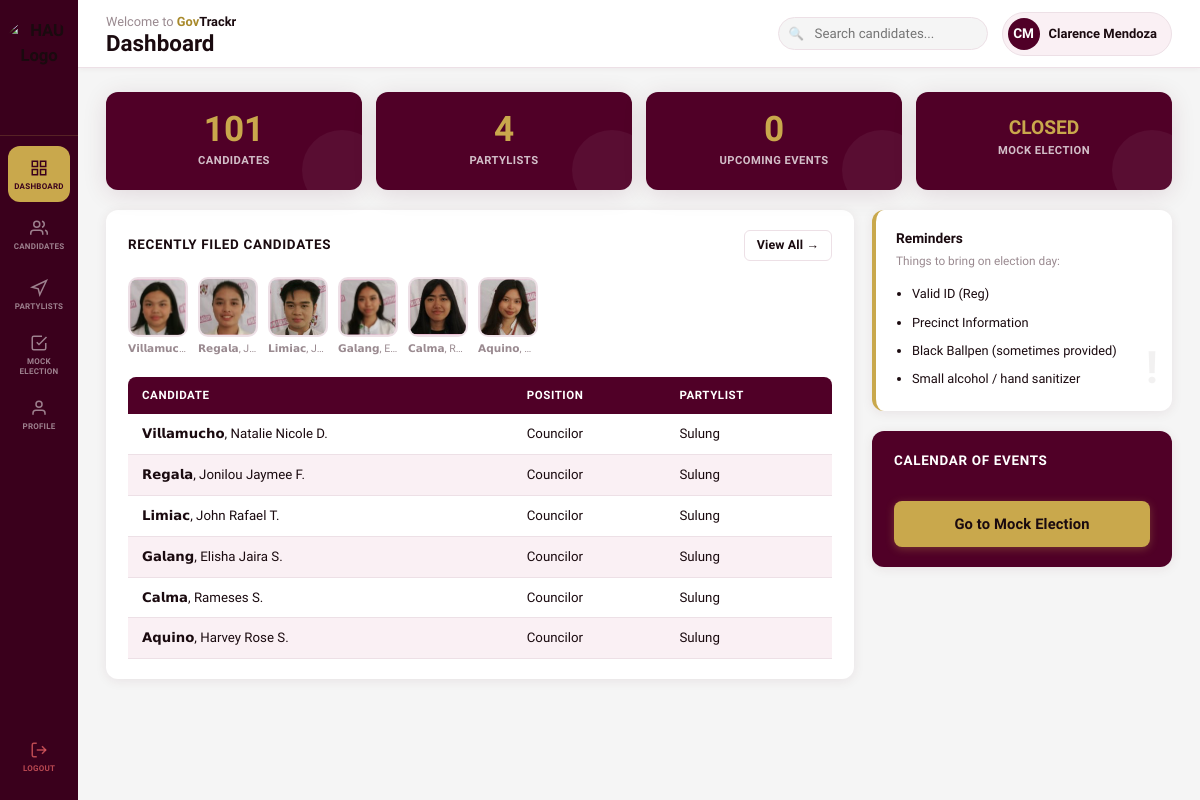
The app's page /dashboard.php (signed in) with its own data.
### tables this page shows
CREATE TABLE `candidates` (
  `id` int(11) NOT NULL AUTO_INCREMENT,
  `full_name` varchar(150) NOT NULL,
  `position` varchar(100) NOT NULL,
  `college` varchar(150) DEFAULT NULL,
  `partylist_id` int(11) DEFAULT NULL,
  `photo` varchar(255) DEFAULT NULL,
  `bio` text DEFAULT NULL,
  `platform` text DEFAULT NULL,
  `year_level` varchar(20) DEFAULT NULL,
  `course` varchar(100) DEFAULT NULL,
  `created_at` timestamp NOT NULL DEFAULT current_timestamp(),
  PRIMARY KEY (`id`),
  KEY `partylist_id` (`partylist_id`)
);

CREATE TABLE `partylists` (
  `id` int(11) NOT NULL AUTO_INCREMENT,
  `name` varchar(120) NOT NULL,
  `description` text DEFAULT NULL,
  `logo` varchar(255) DEFAULT NULL,
  `created_at` timestamp NOT NULL DEFAULT current_timestamp(),
  PRIMARY KEY (`id`)
);

### dashboard.php (the view, shortened to what this page needs)
<?php
$conn = getDatabaseConnection();
$recent_cands = $conn->query("
    SELECT c.id, c.full_name, c.position, c.photo, p.name AS partylist
    FROM   candidates c
    LEFT JOIN partylists p ON c.partylist_id = p.id
    ORDER BY c.created_at DESC
    LIMIT 6
");
?>
<!DOCTYPE html>
<html lang="en">
<head>
    <link rel="stylesheet" href="css/styles.css">
</head>
<body class="dash-body">
<?php include 'includes/sidebar.php'; ?>
<div style="flex:1; display:flex; flex-direction:column;">
    <?php include 'includes/topbar.php'; ?>
    <main class="dash-content">
        <div class="grid-4">
            <?php
            $total_cands  = $conn->query("SELECT COUNT(*) AS n FROM candidates")->fetch_assoc()['n'];
            $total_pl     = $conn->query("SELECT COUNT(*) AS n FROM partylists")->fetch_assoc()['n'];
            $total_events = $conn->query("SELECT COUNT(*) AS n FROM events WHERE event_date >= CURDATE()")->fetch_assoc()['n'];
            $election_open = $conn->query("SELECT is_open FROM election_settings LIMIT 1")->fetch_assoc()['is_open'];
            ?>
            <div class="stat-card">
                <div class="num"><?= $total_cands ?></div>
                <div class="lbl">Candidates</div>
            </div>
            <div class="stat-card">
                <div class="num"><?= $total_pl ?></div>
                <div class="lbl">Partylists</div>
            </div>
            <div class="stat-card">
                <div class="num"><?= $total_events ?></div>
                <div class="lbl">Upcoming Events</div>
            </div>
            <div class="stat-card">
                <div class="num" style="font-size:1.2rem; padding-top:6px"><?= $election_open ? 'OPEN' : 'CLOSED' ?></div>
                <div class="lbl">Mock Election</div>
            </div>
        </div>
        <div class="grid-dash">
            <div class="card">
                <div style="display:flex; justify-content:space-between; align-items:center; margin-bottom:16px;">
                    <h3 class="card-title" style="margin:0">Recently Filed Candidates</h3>
                    <a href="candidates.php" class="btn btn-outline btn-sm">View All →</a>
                </div>
                <div class="mini-cand-row">
                    <?php while ($c = $recent_cands->fetch_assoc()): ?>
                    <a href="candidates.php?id=<?= $c['id'] ?>" class="mini-cand">
                        <?php if ($c['photo']): ?>
                            <img src="<?= htmlspecialchars($c['photo']) ?>" alt="<?= htmlspecialchars($c['full_name']) ?>" class="mc-photo">
                        <?php else: ?>
                            <div class="mc-photo"></div>
                        <?php endif; ?>
                        <span class="mc-name"><?= htmlspecialchars($c['full_name']) ?></span>
                    </a>
                    <?php endwhile; ?>
                </div>
                <div style="margin-top:20px; overflow-x:auto;">
                    <?php
                    $tbl = $conn->query("
                        SELECT c.full_name, c.position, p.name AS partylist
                        FROM   candidates c
                        LEFT JOIN partylists p ON c.partylist_id = p.id
                        ORDER BY c.created_at DESC LIMIT 6
                    ");
                    ?>
                    <table class="data-table">
                        <thead><tr><th>Candidate</th><th>Position</th><th>Partylist</th></tr></thead>
                        <tbody>
                            <?php while ($r = $tbl->fetch_assoc()): ?>
                            <tr>
                                <td><?= htmlspecialchars($r['full_name']) ?></td>
                                <td><?= htmlspecialchars($r['position']) ?></td>
                                <td><?= htmlspecialchars($r['partylist'] ?? '—') ?></td>
                            </tr>
                            <?php endwhile; ?>
                        </tbody>
                    </table>
                </div>
            </div>
            <div style="display:flex; flex-direction:column; gap:20px;">
                <div class="reminders-box">
                    <h3>Reminders</h3>
                    <p class="sub">Things to bring on election day:</p>
                    <ul>
                        <li>Valid ID (Reg)</li>
                        <li>Precinct Information</li>
                        <li>Black Ballpen (sometimes provided)</li>
                        <li>Small alcohol / hand sanitizer</li>
                    </ul>
                    <span class="reminders-exclamation">!</span>
                </div>
                <div class="card card-dark">
                    <h3 class="card-title"> Calendar of Events</h3>
                    <a href="mock_election.php" class="btn btn-gold btn-full" style="margin-top:16px">
                        Go to Mock Election
                    </a>
                </div>
            </div>
        </div>
    </main>
</div>
</body>
</html>

### records on screen
candidates: photo (picture), full_name "𝗩𝗶𝗹𝗹𝗮𝗺𝘂𝗰…", full_name "𝗩𝗶𝗹𝗹𝗮𝗺𝘂𝗰𝗵𝗼, Natalie Nicole D.", position "Councilor", partylist.name "Sulung"
candidates: photo (picture), full_name "𝗥𝗲𝗴𝗮𝗹𝗮, J…", full_name "𝗥𝗲𝗴𝗮𝗹𝗮, Jonilou Jaymee F.", position "Councilor", partylist.name "Sulung"
candidates: photo (picture), full_name "𝗟𝗶𝗺𝗶𝗮𝗰, J…", full_name "𝗟𝗶𝗺𝗶𝗮𝗰, John Rafael T.", position "Councilor", partylist.name "Sulung"
candidates: photo (picture), full_name "𝗚𝗮𝗹𝗮𝗻𝗴, E…", full_name "𝗚𝗮𝗹𝗮𝗻𝗴, Elisha Jaira S.", position "Councilor", partylist.name "Sulung"
candidates: photo (picture), full_name "𝗖𝗮𝗹𝗺𝗮, R…", full_name "𝗖𝗮𝗹𝗺𝗮, Rameses S.", position "Councilor", partylist.name "Sulung"
candidates: photo (picture), full_name "𝗔𝗾𝘂𝗶𝗻𝗼,…", full_name "𝗔𝗾𝘂𝗶𝗻𝗼, Harvey Rose S.", position "Councilor", partylist.name "Sulung"

### other values on screen
$p['label'] "DASHBOARD"
$p['label'] "CANDIDATES"
$p['label'] "PARTYLISTS"
$p['label'] "MOCK ELECTION"
$p['label'] "PROFILE"
$pageTitle "Dashboard"
$initials "CM"
$userName "Clarence Mendoza"
$total_cands "101"
$total_pl "4"
$total_events "0"
